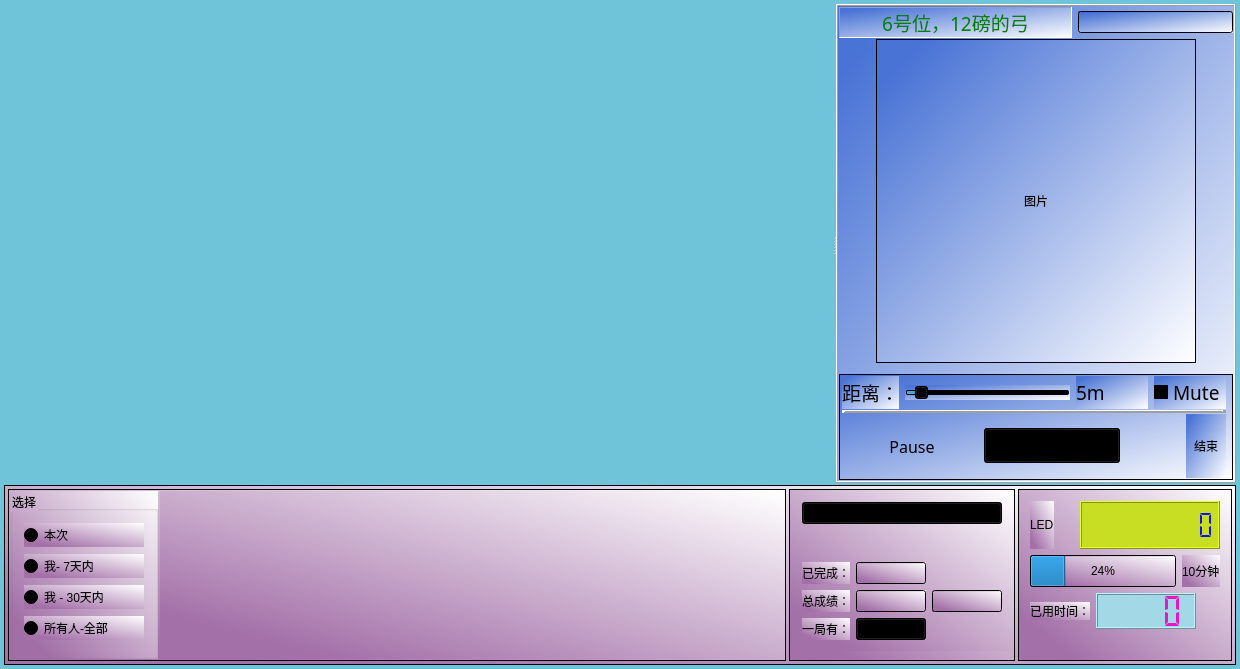
<?xml version="1.0" encoding="UTF-8"?>
<ui version="4.0">
 <class>ArcherView</class>
 <widget class="QWidget" name="ArcherView">
  <property name="geometry">
   <rect>
    <x>0</x>
    <y>0</y>
    <width>1240</width>
    <height>669</height>
   </rect>
  </property>
  <property name="font">
   <font>
    <family>文泉驿正黑</family>
    <pointsize>16</pointsize>
   </font>
  </property>
  <property name="windowTitle">
   <string>archerView</string>
  </property>
  <property name="windowOpacity">
   <double>1.000000000000000</double>
  </property>
  <property name="styleSheet">
   <string notr="true">
background-color: rgb(112, 196, 218)</string>
  </property>
  <layout class="QVBoxLayout" name="verticalLayout_2" stretch="1,0">
   <property name="spacing">
    <number>2</number>
   </property>
   <property name="leftMargin">
    <number>4</number>
   </property>
   <property name="topMargin">
    <number>4</number>
   </property>
   <property name="rightMargin">
    <number>4</number>
   </property>
   <property name="bottomMargin">
    <number>4</number>
   </property>
   <item>
    <widget class="QSplitter" name="splitter">
     <property name="orientation">
      <enum>Qt::Horizontal</enum>
     </property>
     <widget class="VideoDrawer" name="widCamera" native="true">
      <property name="minimumSize">
       <size>
        <width>820</width>
        <height>0</height>
       </size>
      </property>
     </widget>
     <widget class="QFrame" name="frameCtrlPane">
      <property name="sizePolicy">
       <sizepolicy hsizetype="Minimum" vsizetype="Preferred">
        <horstretch>0</horstretch>
        <verstretch>0</verstretch>
       </sizepolicy>
      </property>
      <property name="minimumSize">
       <size>
        <width>400</width>
        <height>0</height>
       </size>
      </property>
      <property name="maximumSize">
       <size>
        <width>480</width>
        <height>16777215</height>
       </size>
      </property>
      <property name="font">
       <font>
        <family>文泉驿正黑</family>
        <pointsize>18</pointsize>
       </font>
      </property>
      <property name="autoFillBackground">
       <bool>false</bool>
      </property>
      <property name="styleSheet">
       <string notr="true">background-color:qlineargradient(spread:pad, x1:0, y1:0.012, x2:1, y2:1, stop:0.0742574 rgba(73, 115, 213, 255), stop:1 rgba(255, 255, 255, 255))</string>
      </property>
      <property name="frameShape">
       <enum>QFrame::Box</enum>
      </property>
      <property name="frameShadow">
       <enum>QFrame::Raised</enum>
      </property>
      <layout class="QVBoxLayout" name="verticalLayout">
       <property name="spacing">
        <number>1</number>
       </property>
       <property name="leftMargin">
        <number>1</number>
       </property>
       <property name="topMargin">
        <number>1</number>
       </property>
       <property name="rightMargin">
        <number>1</number>
       </property>
       <property name="bottomMargin">
        <number>1</number>
       </property>
       <item>
        <layout class="QHBoxLayout" name="horizontalLayout_3" stretch="3,2">
         <item>
          <widget class="QLabel" name="labTitleA">
           <property name="sizePolicy">
            <sizepolicy hsizetype="Preferred" vsizetype="Preferred">
             <horstretch>0</horstretch>
             <verstretch>0</verstretch>
            </sizepolicy>
           </property>
           <property name="font">
            <font>
             <family>文泉驿微米黑</family>
             <pointsize>14</pointsize>
            </font>
           </property>
           <property name="frameShape">
            <enum>QFrame::Panel</enum>
           </property>
           <property name="frameShadow">
            <enum>QFrame::Sunken</enum>
           </property>
           <property name="text">
            <string>&lt;html&gt;&lt;head/&gt;&lt;body&gt;&lt;p align=&quot;center&quot;&gt;&lt;span style=&quot; color:#008000;&quot;&gt;6号位，12磅的弓&lt;/span&gt;&lt;/p&gt;&lt;/body&gt;&lt;/html&gt;</string>
           </property>
           <property name="alignment">
            <set>Qt::AlignCenter</set>
           </property>
          </widget>
         </item>
         <item>
          <widget class="QLineEdit" name="edArcherName">
           <property name="readOnly">
            <bool>true</bool>
           </property>
          </widget>
         </item>
        </layout>
       </item>
       <item>
        <layout class="QHBoxLayout" name="horizontalLayout">
         <item>
          <spacer name="horizontalSpacer">
           <property name="orientation">
            <enum>Qt::Horizontal</enum>
           </property>
           <property name="sizeHint" stdset="0">
            <size>
             <width>30</width>
             <height>20</height>
            </size>
           </property>
          </spacer>
         </item>
         <item>
          <widget class="QLabel" name="labIcon">
           <property name="sizePolicy">
            <sizepolicy hsizetype="Expanding" vsizetype="Expanding">
             <horstretch>0</horstretch>
             <verstretch>0</verstretch>
            </sizepolicy>
           </property>
           <property name="minimumSize">
            <size>
             <width>320</width>
             <height>60</height>
            </size>
           </property>
           <property name="frameShape">
            <enum>QFrame::Box</enum>
           </property>
           <property name="text">
            <string>&lt;html&gt;&lt;head/&gt;&lt;body&gt;&lt;p&gt;图片&lt;/p&gt;&lt;/body&gt;&lt;/html&gt;</string>
           </property>
           <property name="scaledContents">
            <bool>false</bool>
           </property>
           <property name="alignment">
            <set>Qt::AlignCenter</set>
           </property>
          </widget>
         </item>
         <item>
          <spacer name="horizontalSpacer_4">
           <property name="orientation">
            <enum>Qt::Horizontal</enum>
           </property>
           <property name="sizeHint" stdset="0">
            <size>
             <width>34</width>
             <height>20</height>
            </size>
           </property>
          </spacer>
         </item>
        </layout>
       </item>
       <item>
        <layout class="QHBoxLayout" name="horizontalLayout_4"/>
       </item>
       <item>
        <spacer name="verticalSpacer_2">
         <property name="orientation">
          <enum>Qt::Vertical</enum>
         </property>
         <property name="sizeType">
          <enum>QSizePolicy::Fixed</enum>
         </property>
         <property name="sizeHint" stdset="0">
          <size>
           <width>20</width>
           <height>10</height>
          </size>
         </property>
        </spacer>
       </item>
       <item>
        <widget class="QFrame" name="frame">
         <property name="minimumSize">
          <size>
           <width>0</width>
           <height>106</height>
          </size>
         </property>
         <property name="frameShape">
          <enum>QFrame::StyledPanel</enum>
         </property>
         <property name="frameShadow">
          <enum>QFrame::Raised</enum>
         </property>
         <layout class="QVBoxLayout" name="verticalLayout_3">
          <property name="spacing">
           <number>1</number>
          </property>
          <property name="leftMargin">
           <number>2</number>
          </property>
          <property name="topMargin">
           <number>1</number>
          </property>
          <property name="rightMargin">
           <number>6</number>
          </property>
          <property name="bottomMargin">
           <number>1</number>
          </property>
          <item>
           <layout class="QHBoxLayout" name="horizontalLayout_5">
            <item>
             <widget class="QLabel" name="label">
              <property name="font">
               <font>
                <family>文泉驿等宽微米黑</family>
                <pointsize>14</pointsize>
               </font>
              </property>
              <property name="text">
               <string>距离：</string>
              </property>
             </widget>
            </item>
            <item>
             <widget class="QSlider" name="sldDistance">
              <property name="minimum">
               <number>4</number>
              </property>
              <property name="maximum">
               <number>21</number>
              </property>
              <property name="pageStep">
               <number>5</number>
              </property>
              <property name="sliderPosition">
               <number>5</number>
              </property>
              <property name="tracking">
               <bool>true</bool>
              </property>
              <property name="orientation">
               <enum>Qt::Horizontal</enum>
              </property>
              <property name="tickPosition">
               <enum>QSlider::NoTicks</enum>
              </property>
             </widget>
            </item>
            <item>
             <widget class="QLabel" name="labDistance">
              <property name="minimumSize">
               <size>
                <width>72</width>
                <height>0</height>
               </size>
              </property>
              <property name="font">
               <font>
                <family>文泉驿等宽微米黑</family>
                <pointsize>14</pointsize>
               </font>
              </property>
              <property name="text">
               <string>5m</string>
              </property>
             </widget>
            </item>
            <item>
             <widget class="QCheckBox" name="chkMute">
              <property name="font">
               <font>
                <family>文泉驿等宽微米黑</family>
                <pointsize>14</pointsize>
               </font>
              </property>
              <property name="text">
               <string>Mute</string>
              </property>
              <property name="iconSize">
               <size>
                <width>32</width>
                <height>32</height>
               </size>
              </property>
             </widget>
            </item>
           </layout>
          </item>
          <item>
           <widget class="QFrame" name="frame_2">
            <property name="frameShape">
             <enum>QFrame::HLine</enum>
            </property>
            <property name="frameShadow">
             <enum>QFrame::Raised</enum>
            </property>
            <property name="lineWidth">
             <number>4</number>
            </property>
           </widget>
          </item>
          <item>
           <layout class="QHBoxLayout" name="horizontalLayout_6">
            <property name="spacing">
             <number>2</number>
            </property>
            <item>
             <widget class="QPushButton" name="btnVideoCtrl">
              <property name="sizePolicy">
               <sizepolicy hsizetype="Minimum" vsizetype="Preferred">
                <horstretch>0</horstretch>
                <verstretch>0</verstretch>
               </sizepolicy>
              </property>
              <property name="minimumSize">
               <size>
                <width>140</width>
                <height>34</height>
               </size>
              </property>
              <property name="font">
               <font>
                <family>文泉驿等宽微米黑</family>
                <pointsize>12</pointsize>
               </font>
              </property>
              <property name="text">
               <string>Pause</string>
              </property>
              <property name="icon">
               <iconset resource="resources.qrc">
                <normaloff>:/buttons/res/camera1.png</normaloff>:/buttons/res/camera1.png</iconset>
              </property>
              <property name="iconSize">
               <size>
                <width>32</width>
                <height>32</height>
               </size>
              </property>
              <property name="flat">
               <bool>true</bool>
              </property>
             </widget>
            </item>
            <item>
             <widget class="QComboBox" name="cmShotTime">
              <property name="sizePolicy">
               <sizepolicy hsizetype="Minimum" vsizetype="Fixed">
                <horstretch>0</horstretch>
                <verstretch>0</verstretch>
               </sizepolicy>
              </property>
              <property name="minimumSize">
               <size>
                <width>136</width>
                <height>34</height>
               </size>
              </property>
              <property name="font">
               <font>
                <family>文泉驿等宽微米黑</family>
                <pointsize>14</pointsize>
               </font>
              </property>
             </widget>
            </item>
            <item>
             <spacer name="horizontalSpacer_2">
              <property name="orientation">
               <enum>Qt::Horizontal</enum>
              </property>
              <property name="sizeHint" stdset="0">
               <size>
                <width>20</width>
                <height>20</height>
               </size>
              </property>
             </spacer>
            </item>
            <item>
             <widget class="QToolButton" name="toolbtnClose">
              <property name="sizePolicy">
               <sizepolicy hsizetype="Preferred" vsizetype="Preferred">
                <horstretch>0</horstretch>
                <verstretch>0</verstretch>
               </sizepolicy>
              </property>
              <property name="minimumSize">
               <size>
                <width>0</width>
                <height>50</height>
               </size>
              </property>
              <property name="font">
               <font>
                <family>文泉驿等宽微米黑</family>
               </font>
              </property>
              <property name="toolTip">
               <string>&lt;html&gt;&lt;head/&gt;&lt;body&gt;&lt;p&gt;结束&lt;/p&gt;&lt;/body&gt;&lt;/html&gt;</string>
              </property>
              <property name="text">
               <string>结束</string>
              </property>
              <property name="icon">
               <iconset resource="resources.qrc">
                <normaloff>:/buttons/res/end2.png</normaloff>:/buttons/res/end2.png</iconset>
              </property>
              <property name="iconSize">
               <size>
                <width>32</width>
                <height>32</height>
               </size>
              </property>
              <property name="shortcut">
               <string>Esc</string>
              </property>
              <property name="toolButtonStyle">
               <enum>Qt::ToolButtonTextUnderIcon</enum>
              </property>
              <property name="autoRaise">
               <bool>true</bool>
              </property>
             </widget>
            </item>
           </layout>
          </item>
         </layout>
        </widget>
       </item>
      </layout>
     </widget>
    </widget>
   </item>
   <item>
    <widget class="QFrame" name="frameStatusPane">
     <property name="sizePolicy">
      <sizepolicy hsizetype="Preferred" vsizetype="Maximum">
       <horstretch>0</horstretch>
       <verstretch>0</verstretch>
      </sizepolicy>
     </property>
     <property name="maximumSize">
      <size>
       <width>16777215</width>
       <height>180</height>
      </size>
     </property>
     <property name="font">
      <font>
       <family>文泉驿正黑</family>
       <pointsize>18</pointsize>
       <italic>false</italic>
      </font>
     </property>
     <property name="styleSheet">
      <string notr="true">background-color: qlineargradient(spread:pad, x1:0.149, y1:0.875, x2:1, y2:0.006, stop:0 rgba(163, 112, 168, 255), stop:1 rgba(255, 255, 255, 255))</string>
     </property>
     <property name="frameShape">
      <enum>QFrame::StyledPanel</enum>
     </property>
     <property name="frameShadow">
      <enum>QFrame::Raised</enum>
     </property>
     <layout class="QHBoxLayout" name="horizontalLayout_9" stretch="14,3,3">
      <property name="spacing">
       <number>3</number>
      </property>
      <property name="leftMargin">
       <number>3</number>
      </property>
      <property name="topMargin">
       <number>3</number>
      </property>
      <property name="rightMargin">
       <number>3</number>
      </property>
      <property name="bottomMargin">
       <number>3</number>
      </property>
      <item>
       <widget class="QFrame" name="frameScoreTable">
        <property name="frameShape">
         <enum>QFrame::StyledPanel</enum>
        </property>
        <property name="frameShadow">
         <enum>QFrame::Raised</enum>
        </property>
        <layout class="QHBoxLayout" name="horizontalLayout_2" stretch="0">
         <property name="spacing">
          <number>2</number>
         </property>
         <property name="leftMargin">
          <number>1</number>
         </property>
         <property name="topMargin">
          <number>1</number>
         </property>
         <property name="rightMargin">
          <number>1</number>
         </property>
         <property name="bottomMargin">
          <number>1</number>
         </property>
         <item>
          <widget class="QStackedWidget" name="stackScores">
           <property name="currentIndex">
            <number>1</number>
           </property>
           <widget class="QWidget" name="pageShooting">
            <layout class="QHBoxLayout" name="horizontalLayout_12">
             <property name="spacing">
              <number>1</number>
             </property>
             <property name="leftMargin">
              <number>1</number>
             </property>
             <property name="topMargin">
              <number>1</number>
             </property>
             <property name="rightMargin">
              <number>1</number>
             </property>
             <property name="bottomMargin">
              <number>1</number>
             </property>
             <item>
              <widget class="QListView" name="lvShooting">
               <property name="font">
                <font>
                 <family>文泉驿等宽微米黑</family>
                 <pointsize>11</pointsize>
                </font>
               </property>
               <property name="styleSheet">
                <string notr="true">background-color: rgb(236, 222, 222)</string>
               </property>
              </widget>
             </item>
            </layout>
           </widget>
           <widget class="QWidget" name="pageRounds">
            <layout class="QHBoxLayout" name="horizontalLayout_10" stretch="0,1">
             <property name="spacing">
              <number>2</number>
             </property>
             <property name="leftMargin">
              <number>0</number>
             </property>
             <property name="topMargin">
              <number>0</number>
             </property>
             <property name="rightMargin">
              <number>0</number>
             </property>
             <property name="bottomMargin">
              <number>0</number>
             </property>
             <item>
              <widget class="QGroupBox" name="groupBoxRadio">
               <property name="minimumSize">
                <size>
                 <width>128</width>
                 <height>0</height>
                </size>
               </property>
               <property name="title">
                <string>选择</string>
               </property>
               <layout class="QVBoxLayout" name="verticalLayout_5">
                <item>
                 <widget class="QRadioButton" name="rdbChartMode1">
                  <property name="minimumSize">
                   <size>
                    <width>120</width>
                    <height>0</height>
                   </size>
                  </property>
                  <property name="text">
                   <string>本次</string>
                  </property>
                  <property name="checked">
                   <bool>true</bool>
                  </property>
                  <attribute name="buttonGroup">
                   <string notr="true">buttonGroup_2</string>
                  </attribute>
                 </widget>
                </item>
                <item>
                 <widget class="QRadioButton" name="rdbChartMode2">
                  <property name="text">
                   <string>我- 7天内</string>
                  </property>
                  <attribute name="buttonGroup">
                   <string notr="true">buttonGroup_2</string>
                  </attribute>
                 </widget>
                </item>
                <item>
                 <widget class="QRadioButton" name="rdbChartMode3">
                  <property name="text">
                   <string>我 - 30天内</string>
                  </property>
                  <attribute name="buttonGroup">
                   <string notr="true">buttonGroup_2</string>
                  </attribute>
                 </widget>
                </item>
                <item>
                 <widget class="QRadioButton" name="rdbChartMode4">
                  <property name="text">
                   <string>所有人-全部</string>
                  </property>
                  <attribute name="buttonGroup">
                   <string notr="true">buttonGroup_2</string>
                  </attribute>
                 </widget>
                </item>
               </layout>
              </widget>
             </item>
             <item>
              <widget class="QChartView" name="barChart" native="true">
               <property name="minimumSize">
                <size>
                 <width>450</width>
                 <height>0</height>
                </size>
               </property>
              </widget>
             </item>
            </layout>
           </widget>
          </widget>
         </item>
        </layout>
       </widget>
      </item>
      <item>
       <widget class="QFrame" name="frameScoreSum">
        <property name="maximumSize">
         <size>
          <width>720</width>
          <height>16777215</height>
         </size>
        </property>
        <property name="font">
         <font>
          <family>文泉驿正黑</family>
          <pointsize>18</pointsize>
          <italic>false</italic>
         </font>
        </property>
        <property name="frameShape">
         <enum>QFrame::StyledPanel</enum>
        </property>
        <property name="frameShadow">
         <enum>QFrame::Raised</enum>
        </property>
        <property name="lineWidth">
         <number>1</number>
        </property>
        <layout class="QGridLayout" name="gridLayout">
         <property name="leftMargin">
          <number>1</number>
         </property>
         <property name="topMargin">
          <number>1</number>
         </property>
         <property name="rightMargin">
          <number>1</number>
         </property>
         <property name="bottomMargin">
          <number>9</number>
         </property>
         <property name="horizontalSpacing">
          <number>1</number>
         </property>
         <property name="verticalSpacing">
          <number>6</number>
         </property>
         <item row="0" column="0">
          <widget class="QStackedWidget" name="stackScoreEx">
           <property name="font">
            <font>
             <family>文泉驿等宽微米黑</family>
            </font>
           </property>
           <property name="currentIndex">
            <number>0</number>
           </property>
           <widget class="QWidget" name="pageScoreText">
            <layout class="QGridLayout" name="gridLayout_2">
             <item row="0" column="0" colspan="3">
              <widget class="QComboBox" name="cmScoreViewMode"/>
             </item>
             <item row="1" column="1">
              <spacer name="verticalSpacer_3">
               <property name="orientation">
                <enum>Qt::Vertical</enum>
               </property>
               <property name="sizeHint" stdset="0">
                <size>
                 <width>20</width>
                 <height>3</height>
                </size>
               </property>
              </spacer>
             </item>
             <item row="2" column="0">
              <widget class="QLabel" name="labPlayCount">
               <property name="font">
                <font>
                 <family>文泉驿等宽微米黑</family>
                </font>
               </property>
               <property name="text">
                <string>已完成：</string>
               </property>
              </widget>
             </item>
             <item row="2" column="1">
              <widget class="QLineEdit" name="edShoots">
               <property name="focusPolicy">
                <enum>Qt::NoFocus</enum>
               </property>
              </widget>
             </item>
             <item row="2" column="2">
              <spacer name="horizontalSpacer_7">
               <property name="orientation">
                <enum>Qt::Horizontal</enum>
               </property>
               <property name="sizeHint" stdset="0">
                <size>
                 <width>40</width>
                 <height>20</height>
                </size>
               </property>
              </spacer>
             </item>
             <item row="3" column="0">
              <widget class="QLabel" name="labScoreSum">
               <property name="font">
                <font>
                 <family>文泉驿等宽微米黑</family>
                </font>
               </property>
               <property name="text">
                <string>总成绩：</string>
               </property>
              </widget>
             </item>
             <item row="3" column="1">
              <widget class="QLineEdit" name="edPoints">
               <property name="focusPolicy">
                <enum>Qt::NoFocus</enum>
               </property>
              </widget>
             </item>
             <item row="3" column="2">
              <widget class="QLineEdit" name="edAvgPoints">
               <property name="minimumSize">
                <size>
                 <width>70</width>
                 <height>0</height>
                </size>
               </property>
               <property name="focusPolicy">
                <enum>Qt::NoFocus</enum>
               </property>
              </widget>
             </item>
             <item row="4" column="0">
              <widget class="QLabel" name="labValidTotal">
               <property name="font">
                <font>
                 <family>文泉驿等宽微米黑</family>
                </font>
               </property>
               <property name="text">
                <string>一局有：</string>
               </property>
              </widget>
             </item>
             <item row="4" column="1">
              <widget class="QComboBox" name="cmArrowsforgame">
               <property name="minimumSize">
                <size>
                 <width>70</width>
                 <height>0</height>
                </size>
               </property>
              </widget>
             </item>
             <item row="4" column="2">
              <spacer name="horizontalSpacer_8">
               <property name="orientation">
                <enum>Qt::Horizontal</enum>
               </property>
               <property name="sizeHint" stdset="0">
                <size>
                 <width>40</width>
                 <height>20</height>
                </size>
               </property>
              </spacer>
             </item>
            </layout>
           </widget>
           <widget class="QWidget" name="pageModifyPoint">
            <layout class="QGridLayout" name="gridLayout_3">
             <item row="0" column="0">
              <widget class="QLabel" name="label_2">
               <property name="font">
                <font>
                 <italic>true</italic>
                 <underline>true</underline>
                </font>
               </property>
               <property name="text">
                <string>改分：</string>
               </property>
              </widget>
             </item>
             <item row="1" column="0">
              <widget class="QLabel" name="label_3">
               <property name="text">
                <string>分值改为：</string>
               </property>
              </widget>
             </item>
             <item row="1" column="1">
              <widget class="QComboBox" name="cmModifyPoint">
               <item>
                <property name="text">
                 <string>0</string>
                </property>
               </item>
               <item>
                <property name="text">
                 <string>1</string>
                </property>
               </item>
               <item>
                <property name="text">
                 <string>2</string>
                </property>
               </item>
               <item>
                <property name="text">
                 <string>3</string>
                </property>
               </item>
               <item>
                <property name="text">
                 <string>4</string>
                </property>
               </item>
               <item>
                <property name="text">
                 <string>5</string>
                </property>
               </item>
               <item>
                <property name="text">
                 <string>6</string>
                </property>
               </item>
               <item>
                <property name="text">
                 <string>7</string>
                </property>
               </item>
               <item>
                <property name="text">
                 <string>8</string>
                </property>
               </item>
               <item>
                <property name="text">
                 <string>9</string>
                </property>
               </item>
               <item>
                <property name="text">
                 <string>10</string>
                </property>
               </item>
              </widget>
             </item>
             <item row="2" column="1">
              <spacer name="verticalSpacer_4">
               <property name="orientation">
                <enum>Qt::Vertical</enum>
               </property>
               <property name="sizeHint" stdset="0">
                <size>
                 <width>20</width>
                 <height>81</height>
                </size>
               </property>
              </spacer>
             </item>
            </layout>
           </widget>
          </widget>
         </item>
        </layout>
       </widget>
      </item>
      <item>
       <widget class="QFrame" name="frameRunProgress">
        <property name="maximumSize">
         <size>
          <width>640</width>
          <height>16777215</height>
         </size>
        </property>
        <property name="font">
         <font>
          <family>文泉驿正黑</family>
          <pointsize>18</pointsize>
          <italic>true</italic>
         </font>
        </property>
        <property name="frameShape">
         <enum>QFrame::StyledPanel</enum>
        </property>
        <property name="frameShadow">
         <enum>QFrame::Raised</enum>
        </property>
        <property name="lineWidth">
         <number>1</number>
        </property>
        <layout class="QVBoxLayout" name="verticalLayout_4">
         <item>
          <layout class="QHBoxLayout" name="horizontalLayout_7" stretch="0,0,1">
           <item>
            <widget class="QLabel" name="labStateLight">
             <property name="minimumSize">
              <size>
               <width>0</width>
               <height>48</height>
              </size>
             </property>
             <property name="font">
              <font>
               <italic>false</italic>
              </font>
             </property>
             <property name="frameShape">
              <enum>QFrame::NoFrame</enum>
             </property>
             <property name="text">
              <string>LED</string>
             </property>
            </widget>
           </item>
           <item>
            <spacer name="horizontalSpacer_6">
             <property name="orientation">
              <enum>Qt::Horizontal</enum>
             </property>
             <property name="sizeType">
              <enum>QSizePolicy::Fixed</enum>
             </property>
             <property name="sizeHint" stdset="0">
              <size>
               <width>20</width>
               <height>20</height>
              </size>
             </property>
            </spacer>
           </item>
           <item>
            <widget class="QLCDNumber" name="lcdnumCurrentTime">
             <property name="sizePolicy">
              <sizepolicy hsizetype="Fixed" vsizetype="Fixed">
               <horstretch>0</horstretch>
               <verstretch>0</verstretch>
              </sizepolicy>
             </property>
             <property name="minimumSize">
              <size>
               <width>140</width>
               <height>48</height>
              </size>
             </property>
             <property name="font">
              <font>
               <family>文泉驿等宽正黑</family>
               <pointsize>56</pointsize>
               <italic>true</italic>
              </font>
             </property>
             <property name="styleSheet">
              <string notr="true">background-color: rgb(200, 222, 35);color:rgb(18, 17, 241)</string>
             </property>
             <property name="digitCount">
              <number>9</number>
             </property>
             <property name="segmentStyle">
              <enum>QLCDNumber::Flat</enum>
             </property>
             <property name="value" stdset="0">
              <double>0.000000000000000</double>
             </property>
             <property name="intValue" stdset="0">
              <number>0</number>
             </property>
            </widget>
           </item>
          </layout>
         </item>
         <item>
          <layout class="QHBoxLayout" name="horizontalLayout_11" stretch="1,0">
           <item>
            <widget class="QProgressBar" name="progGameStep">
             <property name="sizePolicy">
              <sizepolicy hsizetype="Expanding" vsizetype="Fixed">
               <horstretch>0</horstretch>
               <verstretch>0</verstretch>
              </sizepolicy>
             </property>
             <property name="minimumSize">
              <size>
               <width>0</width>
               <height>32</height>
              </size>
             </property>
             <property name="value">
              <number>24</number>
             </property>
            </widget>
           </item>
           <item>
            <widget class="QLabel" name="labBillingMethod">
             <property name="text">
              <string>10分钟</string>
             </property>
            </widget>
           </item>
          </layout>
         </item>
         <item>
          <layout class="QHBoxLayout" name="horizontalLayout_8" stretch="0,3,1">
           <property name="spacing">
            <number>6</number>
           </property>
           <item>
            <widget class="QLabel" name="labStartTime">
             <property name="sizePolicy">
              <sizepolicy hsizetype="Preferred" vsizetype="Fixed">
               <horstretch>0</horstretch>
               <verstretch>0</verstretch>
              </sizepolicy>
             </property>
             <property name="font">
              <font>
               <family>文泉驿等宽微米黑</family>
               <italic>false</italic>
              </font>
             </property>
             <property name="text">
              <string>已用时间：</string>
             </property>
             <property name="alignment">
              <set>Qt::AlignRight|Qt::AlignTrailing|Qt::AlignVCenter</set>
             </property>
            </widget>
           </item>
           <item>
            <widget class="QLCDNumber" name="lcdRunedTimes">
             <property name="sizePolicy">
              <sizepolicy hsizetype="Minimum" vsizetype="Fixed">
               <horstretch>0</horstretch>
               <verstretch>0</verstretch>
              </sizepolicy>
             </property>
             <property name="minimumSize">
              <size>
               <width>100</width>
               <height>36</height>
              </size>
             </property>
             <property name="font">
              <font>
               <pointsize>36</pointsize>
              </font>
             </property>
             <property name="styleSheet">
              <string notr="true">background-color: rgb(163, 217, 231);color:rgb(231, 23, 200)</string>
             </property>
             <property name="digitCount">
              <number>4</number>
             </property>
             <property name="segmentStyle">
              <enum>QLCDNumber::Flat</enum>
             </property>
            </widget>
           </item>
           <item>
            <spacer name="horizontalSpacer_5">
             <property name="orientation">
              <enum>Qt::Horizontal</enum>
             </property>
             <property name="sizeHint" stdset="0">
              <size>
               <width>6</width>
               <height>20</height>
              </size>
             </property>
            </spacer>
           </item>
          </layout>
         </item>
         <item>
          <spacer name="verticalSpacer">
           <property name="orientation">
            <enum>Qt::Vertical</enum>
           </property>
           <property name="sizeHint" stdset="0">
            <size>
             <width>20</width>
             <height>42</height>
            </size>
           </property>
          </spacer>
         </item>
        </layout>
       </widget>
      </item>
     </layout>
    </widget>
   </item>
  </layout>
 </widget>
 <layoutdefault spacing="6" margin="11"/>
 <customwidgets>
  <customwidget>
   <class>VideoDrawer</class>
   <extends>QWidget</extends>
   <header>videodrawer.h</header>
   <container>1</container>
  </customwidget>
  <customwidget>
   <class>QChartView</class>
   <extends>QWidget</extends>
   <header>qchartview.h</header>
   <container>1</container>
  </customwidget>
 </customwidgets>
 <resources>
  <include location="resources.qrc"/>
 </resources>
 <connections/>
 <buttongroups>
  <buttongroup name="buttonGroup_2"/>
 </buttongroups>
</ui>
